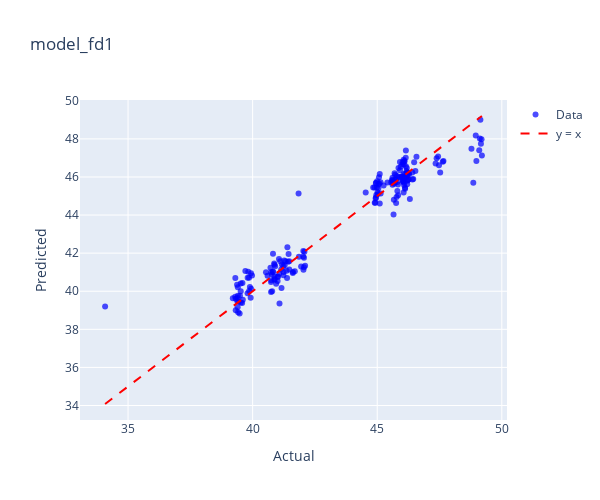
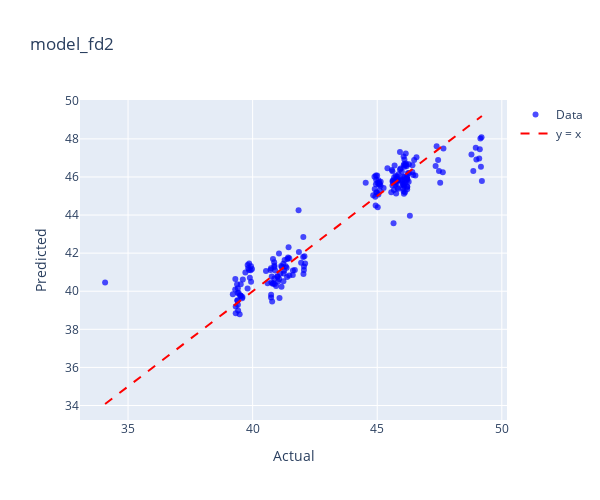
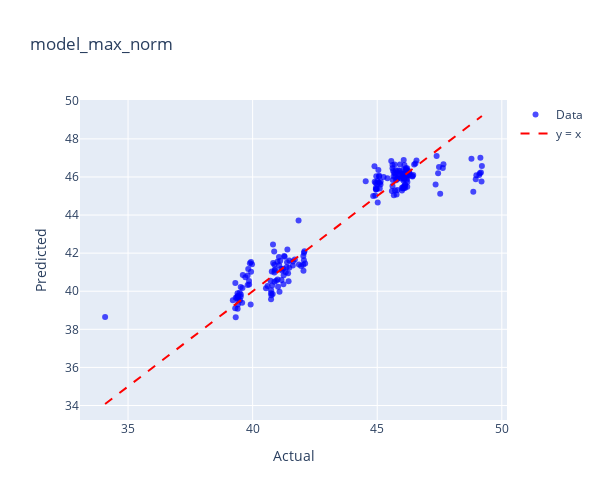
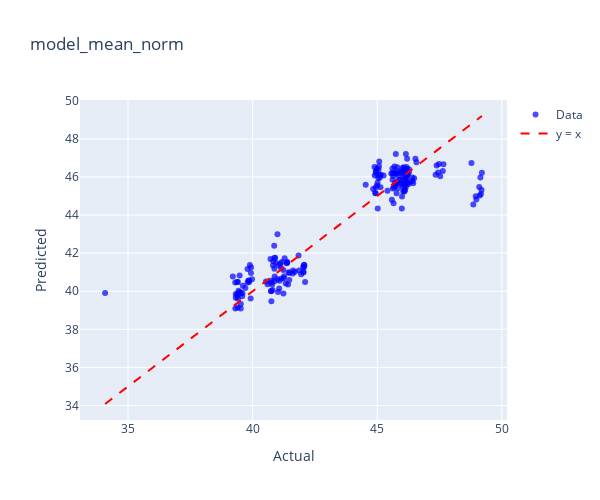

Here is the notebook cell these charts were saved with, in order:
### Code cell
model_dict = {
    'model_fd1': (model_fd1, kadar_air_fd1),
    'model_fd2': (model_fd2, kadar_air_fd2),
    'model_max_norm': (model_max_norm, kadar_air_max_norm),
    'model_mean_norm': (model_mean_norm, kadar_air_mean_norm),
    'model_msc': (model_msc, kadar_air_msc),
    'model_ori': (model_ori, kadar_air_ori),
    'model_range_norm': (model_range_norm, kadar_air_range_norm),
    'model_sg1': (model_sg1, kadar_air_sg1),
    'model_sg2': (model_sg2, kadar_air_sg2),
    'model_snv': (model_snv, kadar_air_snv),
}

for name, (model, data) in model_dict.items():
    print(f"Plotting for {name}")
    plot_actual_vs_predicted_plotly(model, data, 'Kadar Air',name)

### Figure 1 — Plotly figure (JSON) as saved in the notebook; plotly's stock layout.template omitted (floating-point values rounded to 4 significant figures; data arrays with more than 128 entries replaced by an {"elided": "..."} marker saying what was removed)
{"data": [{"hovertemplate": "Index: %{text}<br>Actual: %{x}<br>Predicted: %{y}<extra></extra>", "marker": {"color": "blue", "opacity": 0.7, "size": 6}, "mode": "markers", "name": "Data", "text": {"elided": "200 str values"}, "type": "scatter", "x": {"elided": "200 float values"}, "y": {"elided": "200 float values"}}, {"line": {"color": "red", "dash": "dash"}, "mode": "lines", "name": "y = x", "type": "scatter", "x": [34.08, 49.2], "y": [34.08, 49.2]}], "layout": {"height": 500, "title": {"text": "model_fd1"}, "width": 600, "xaxis": {"title": {"text": "Actual"}}, "yaxis": {"title": {"text": "Predicted"}}}}

### Figure 2 — Plotly figure (JSON) as saved in the notebook; plotly's stock layout.template omitted (floating-point values rounded to 4 significant figures; data arrays with more than 128 entries replaced by an {"elided": "..."} marker saying what was removed)
{"data": [{"hovertemplate": "Index: %{text}<br>Actual: %{x}<br>Predicted: %{y}<extra></extra>", "marker": {"color": "blue", "opacity": 0.7, "size": 6}, "mode": "markers", "name": "Data", "text": {"elided": "200 str values"}, "type": "scatter", "x": {"elided": "200 float values"}, "y": {"elided": "200 float values"}}, {"line": {"color": "red", "dash": "dash"}, "mode": "lines", "name": "y = x", "type": "scatter", "x": [34.08, 49.2], "y": [34.08, 49.2]}], "layout": {"height": 500, "title": {"text": "model_fd2"}, "width": 600, "xaxis": {"title": {"text": "Actual"}}, "yaxis": {"title": {"text": "Predicted"}}}}

### Figure 3 — Plotly figure (JSON) as saved in the notebook; plotly's stock layout.template omitted (floating-point values rounded to 4 significant figures; data arrays with more than 128 entries replaced by an {"elided": "..."} marker saying what was removed)
{"data": [{"hovertemplate": "Index: %{text}<br>Actual: %{x}<br>Predicted: %{y}<extra></extra>", "marker": {"color": "blue", "opacity": 0.7, "size": 6}, "mode": "markers", "name": "Data", "text": {"elided": "200 str values"}, "type": "scatter", "x": {"elided": "200 float values"}, "y": {"elided": "200 float values"}}, {"line": {"color": "red", "dash": "dash"}, "mode": "lines", "name": "y = x", "type": "scatter", "x": [34.08, 49.2], "y": [34.08, 49.2]}], "layout": {"height": 500, "title": {"text": "model_max_norm"}, "width": 600, "xaxis": {"title": {"text": "Actual"}}, "yaxis": {"title": {"text": "Predicted"}}}}

### Figure 4 — Plotly figure (JSON) as saved in the notebook; plotly's stock layout.template omitted (floating-point values rounded to 4 significant figures; data arrays with more than 128 entries replaced by an {"elided": "..."} marker saying what was removed)
{"data": [{"hovertemplate": "Index: %{text}<br>Actual: %{x}<br>Predicted: %{y}<extra></extra>", "marker": {"color": "blue", "opacity": 0.7, "size": 6}, "mode": "markers", "name": "Data", "text": {"elided": "200 str values"}, "type": "scatter", "x": {"elided": "200 float values"}, "y": {"elided": "200 float values"}}, {"line": {"color": "red", "dash": "dash"}, "mode": "lines", "name": "y = x", "type": "scatter", "x": [34.08, 49.2], "y": [34.08, 49.2]}], "layout": {"height": 500, "title": {"text": "model_mean_norm"}, "width": 600, "xaxis": {"title": {"text": "Actual"}}, "yaxis": {"title": {"text": "Predicted"}}}}
